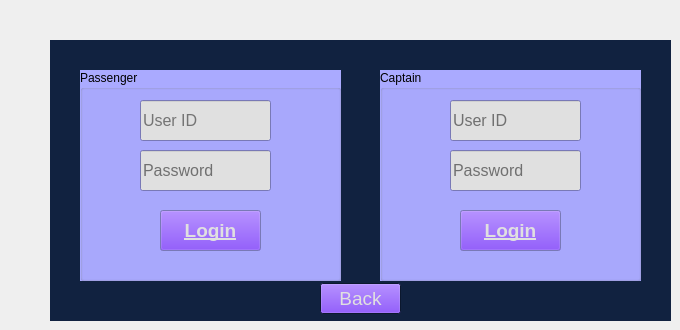
    <widget class="QWidget" name="page_2">
     <widget class="QWidget" name="index1" native="true">
      <property name="geometry">
       <rect>
        <x>50</x>
        <y>40</y>
        <width>621</width>
        <height>281</height>
       </rect>
      </property>
      <property name="palette">
       <palette>
        <active>
         <colorrole role="Window">
          <brush brushstyle="SolidPattern">
           <color alpha="255">
            <red>17</red>
            <green>34</green>
            <blue>64</blue>
           </color>
          </brush>
         </colorrole>
        </active>
        <inactive>
         <colorrole role="Window">
          <brush brushstyle="SolidPattern">
           <color alpha="255">
            <red>17</red>
            <green>34</green>
            <blue>64</blue>
           </color>
          </brush>
         </colorrole>
        </inactive>
        <disabled>
         <colorrole role="Base">
          <brush brushstyle="SolidPattern">
           <color alpha="255">
            <red>17</red>
            <green>34</green>
            <blue>64</blue>
           </color>
          </brush>
         </colorrole>
         <colorrole role="Window">
          <brush brushstyle="SolidPattern">
           <color alpha="255">
            <red>17</red>
            <green>34</green>
            <blue>64</blue>
           </color>
          </brush>
         </colorrole>
        </disabled>
       </palette>
      </property>
      <property name="autoFillBackground">
       <bool>true</bool>
      </property>
      <widget class="QGroupBox" name="groupBox">
       <property name="geometry">
        <rect>
         <x>30</x>
         <y>30</y>
         <width>261</width>
         <height>211</height>
        </rect>
       </property>
       <property name="palette">
        <palette>
         <active>
          <colorrole role="Window">
           <brush brushstyle="SolidPattern">
            <color alpha="255">
             <red>170</red>
             <green>170</green>
             <blue>255</blue>
            </color>
           </brush>
          </colorrole>
         </active>
         <inactive>
          <colorrole role="Window">
           <brush brushstyle="SolidPattern">
            <color alpha="255">
             <red>170</red>
             <green>170</green>
             <blue>255</blue>
            </color>
           </brush>
          </colorrole>
         </inactive>
         <disabled>
          <colorrole role="Base">
           <brush brushstyle="SolidPattern">
            <color alpha="255">
             <red>170</red>
             <green>170</green>
             <blue>255</blue>
            </color>
           </brush>
          </colorrole>
          <colorrole role="Window">
           <brush brushstyle="SolidPattern">
            <color alpha="255">
             <red>170</red>
             <green>170</green>
             <blue>255</blue>
            </color>
           </brush>
          </colorrole>
         </disabled>
        </palette>
       </property>
       <property name="autoFillBackground">
        <bool>true</bool>
       </property>
       <property name="title">
        <string>Passenger</string>
       </property>
       <widget class="QLineEdit" name="passengerLoginUsername">
        <property name="geometry">
         <rect>
          <x>60</x>
          <y>30</y>
          <width>131</width>
          <height>41</height>
         </rect>
        </property>
        <property name="palette">
         <palette>
          <active>
           <colorrole role="Text">
            <brush brushstyle="SolidPattern">
             <color alpha="255">
              <red>7</red>
              <green>7</green>
              <blue>7</blue>
             </color>
            </brush>
           </colorrole>
           <colorrole role="Base">
            <brush brushstyle="SolidPattern">
             <color alpha="255">
              <red>224</red>
              <green>224</green>
              <blue>224</blue>
             </color>
            </brush>
           </colorrole>
          </active>
          <inactive>
           <colorrole role="Text">
            <brush brushstyle="SolidPattern">
             <color alpha="255">
              <red>7</red>
              <green>7</green>
              <blue>7</blue>
             </color>
            </brush>
           </colorrole>
           <colorrole role="Base">
            <brush brushstyle="SolidPattern">
             <color alpha="255">
              <red>224</red>
              <green>224</green>
              <blue>224</blue>
             </color>
            </brush>
           </colorrole>
          </inactive>
          <disabled/>
         </palette>
        </property>
        <property name="font">
         <font>
          <pointsize>12</pointsize>
          <bold>false</bold>
         </font>
        </property>
        <property name="placeholderText">
         <string>User ID</string>
        </property>
       </widget>
       <widget class="QLineEdit" name="passengerLoginPassword">
        <property name="geometry">
         <rect>
          <x>60</x>
          <y>80</y>
          <width>131</width>
          <height>41</height>
         </rect>
        </property>
        <property name="palette">
         <palette>
          <active>
           <colorrole role="Base">
            <brush brushstyle="SolidPattern">
             <color alpha="255">
              <red>224</red>
              <green>224</green>
              <blue>224</blue>
             </color>
            </brush>
           </colorrole>
          </active>
          <inactive>
           <colorrole role="Base">
            <brush brushstyle="SolidPattern">
             <color alpha="255">
              <red>224</red>
              <green>224</green>
              <blue>224</blue>
             </color>
            </brush>
           </colorrole>
          </inactive>
          <disabled/>
         </palette>
        </property>
        <property name="font">
         <font>
          <pointsize>12</pointsize>
          <bold>false</bold>
         </font>
        </property>
        <property name="echoMode">
         <enum>QLineEdit::EchoMode::Password</enum>
        </property>
        <property name="placeholderText">
         <string>Password</string>
        </property>
       </widget>
       <widget class="QPushButton" name="passengerLoginButton">
        <property name="geometry">
         <rect>
          <x>80</x>
          <y>140</y>
          <width>101</width>
          <height>41</height>
         </rect>
        </property>
        <property name="palette">
         <palette>
          <active>
           <colorrole role="Button">
            <brush brushstyle="SolidPattern">
             <color alpha="255">
              <red>85</red>
              <green>0</green>
              <blue>255</blue>
             </color>
            </brush>
           </colorrole>
           <colorrole role="ButtonText">
            <brush brushstyle="SolidPattern">
             <color alpha="255">
              <red>224</red>
              <green>224</green>
              <blue>224</blue>
             </color>
            </brush>
           </colorrole>
          </active>
          <inactive>
           <colorrole role="Button">
            <brush brushstyle="SolidPattern">
             <color alpha="255">
              <red>85</red>
              <green>0</green>
              <blue>255</blue>
             </color>
            </brush>
           </colorrole>
           <colorrole role="ButtonText">
            <brush brushstyle="SolidPattern">
             <color alpha="255">
              <red>224</red>
              <green>224</green>
              <blue>224</blue>
             </color>
            </brush>
           </colorrole>
          </inactive>
          <disabled>
           <colorrole role="Button">
            <brush brushstyle="SolidPattern">
             <color alpha="255">
              <red>85</red>
              <green>0</green>
              <blue>255</blue>
             </color>
            </brush>
           </colorrole>
          </disabled>
         </palette>
        </property>
        <property name="font">
         <font>
          <family>Tahoma</family>
          <pointsize>14</pointsize>
          <bold>true</bold>
          <underline>true</underline>
         </font>
        </property>
        <property name="text">
         <string>Login</string>
        </property>
       </widget>
      </widget>
      <widget class="QGroupBox" name="groupBox_2">
       <property name="geometry">
        <rect>
         <x>330</x>
         <y>30</y>
         <width>261</width>
         <height>211</height>
        </rect>
       </property>
       <property name="palette">
        <palette>
         <active>
          <colorrole role="Window">
           <brush brushstyle="SolidPattern">
            <color alpha="255">
             <red>170</red>
             <green>170</green>
             <blue>255</blue>
            </color>
           </brush>
          </colorrole>
         </active>
         <inactive>
          <colorrole role="Window">
           <brush brushstyle="SolidPattern">
            <color alpha="255">
             <red>170</red>
             <green>170</green>
             <blue>255</blue>
            </color>
           </brush>
          </colorrole>
         </inactive>
         <disabled>
          <colorrole role="Base">
           <brush brushstyle="SolidPattern">
            <color alpha="255">
             <red>170</red>
             <green>170</green>
             <blue>255</blue>
            </color>
           </brush>
          </colorrole>
          <colorrole role="Window">
           <brush brushstyle="SolidPattern">
            <color alpha="255">
             <red>170</red>
             <green>170</green>
             <blue>255</blue>
            </color>
           </brush>
          </colorrole>
         </disabled>
        </palette>
       </property>
       <property name="autoFillBackground">
        <bool>true</bool>
       </property>
       <property name="title">
        <string>Captain</string>
       </property>
       <widget class="QPushButton" name="captainLoginButton">
        <property name="geometry">
         <rect>
          <x>80</x>
          <y>140</y>
          <width>101</width>
          <height>41</height>
         </rect>
        </property>
        <property name="palette">
         <palette>
          <active>
           <colorrole role="Button">
            <brush brushstyle="SolidPattern">
             <color alpha="255">
              <red>85</red>
              <green>0</green>
              <blue>255</blue>
             </color>
            </brush>
           </colorrole>
           <colorrole role="ButtonText">
            <brush brushstyle="SolidPattern">
             <color alpha="255">
              <red>224</red>
              <green>224</green>
              <blue>224</blue>
             </color>
            </brush>
           </colorrole>
          </active>
          <inactive>
           <colorrole role="Button">
            <brush brushstyle="SolidPattern">
             <color alpha="255">
              <red>85</red>
              <green>0</green>
              <blue>255</blue>
             </color>
            </brush>
           </colorrole>
           <colorrole role="ButtonText">
            <brush brushstyle="SolidPattern">
             <color alpha="255">
              <red>224</red>
              <green>224</green>
              <blue>224</blue>
             </color>
            </brush>
           </colorrole>
          </inactive>
          <disabled>
           <colorrole role="Button">
            <brush brushstyle="SolidPattern">
             <color alpha="255">
              <red>85</red>
              <green>0</green>
              <blue>255</blue>
             </color>
            </brush>
           </colorrole>
          </disabled>
         </palette>
        </property>
        <property name="font">
         <font>
          <family>Tahoma</family>
          <pointsize>14</pointsize>
          <bold>true</bold>
          <underline>true</underline>
         </font>
        </property>
        <property name="text">
         <string>Login</string>
        </property>
       </widget>
       <widget class="QLineEdit" name="captainLoginUsername">
        <property name="geometry">
         <rect>
          <x>70</x>
          <y>30</y>
          <width>131</width>
          <height>41</height>
         </rect>
        </property>
        <property name="palette">
         <palette>
          <active>
           <colorrole role="Base">
            <brush brushstyle="SolidPattern">
             <color alpha="255">
              <red>224</red>
              <green>224</green>
              <blue>224</blue>
             </color>
            </brush>
           </colorrole>
          </active>
          <inactive>
           <colorrole role="Base">
            <brush brushstyle="SolidPattern">
             <color alpha="255">
              <red>224</red>
              <green>224</green>
              <blue>224</blue>
             </color>
            </brush>
           </colorrole>
          </inactive>
          <disabled/>
         </palette>
        </property>
        <property name="font">
         <font>
          <pointsize>12</pointsize>
          <bold>false</bold>
         </font>
        </property>
        <property name="placeholderText">
         <string>User ID</string>
        </property>
       </widget>
       <widget class="QLineEdit" name="captainLoginPassword">
        <property name="geometry">
         <rect>
          <x>70</x>
          <y>80</y>
          <width>131</width>
          <height>41</height>
         </rect>
        </property>
        <property name="palette">
         <palette>
          <active>
           <colorrole role="Base">
            <brush brushstyle="SolidPattern">
             <color alpha="255">
              <red>224</red>
              <green>224</green>
              <blue>224</blue>
             </color>
            </brush>
           </colorrole>
          </active>
          <inactive>
           <colorrole role="Base">
            <brush brushstyle="SolidPattern">
             <color alpha="255">
              <red>224</red>
              <green>224</green>
              <blue>224</blue>
             </color>
            </brush>
           </colorrole>
          </inactive>
          <disabled/>
         </palette>
        </property>
        <property name="font">
         <font>
          <pointsize>12</pointsize>
          <bold>false</bold>
         </font>
        </property>
        <property name="text">
         <string/>
        </property>
        <property name="echoMode">
         <enum>QLineEdit::EchoMode::Password</enum>
        </property>
        <property name="placeholderText">
         <string>Password</string>
        </property>
       </widget>
      </widget>
      <widget class="QPushButton" name="loginBackButton">
       <property name="geometry">
        <rect>
         <x>270</x>
         <y>243</y>
         <width>81</width>
         <height>31</height>
        </rect>
       </property>
       <property name="palette">
        <palette>
         <active>
          <colorrole role="Button">
           <brush brushstyle="SolidPattern">
            <color alpha="255">
             <red>85</red>
             <green>0</green>
             <blue>255</blue>
            </color>
           </brush>
          </colorrole>
          <colorrole role="ButtonText">
           <brush brushstyle="SolidPattern">
            <color alpha="255">
             <red>224</red>
             <green>224</green>
             <blue>224</blue>
            </color>
           </brush>
          </colorrole>
         </active>
         <inactive>
          <colorrole role="Button">
           <brush brushstyle="SolidPattern">
            <color alpha="255">
             <red>85</red>
             <green>0</green>
             <blue>255</blue>
            </color>
           </brush>
          </colorrole>
          <colorrole role="ButtonText">
           <brush brushstyle="SolidPattern">
            <color alpha="255">
             <red>224</red>
             <green>224</green>
             <blue>224</blue>
            </color>
           </brush>
          </colorrole>
         </inactive>
         <disabled>
          <colorrole role="Button">
           <brush brushstyle="SolidPattern">
            <color alpha="255">
             <red>85</red>
             <green>0</green>
             <blue>255</blue>
            </color>
           </brush>
          </colorrole>
         </disabled>
        </palette>
       </property>
       <property name="font">
        <font>
         <family>Tahoma</family>
         <pointsize>14</pointsize>
         <bold>false</bold>
         <underline>false</underline>
        </font>
       </property>
       <property name="text">
        <string>Back</string>
       </property>
      </widget>
     </widget>
    </widget>
